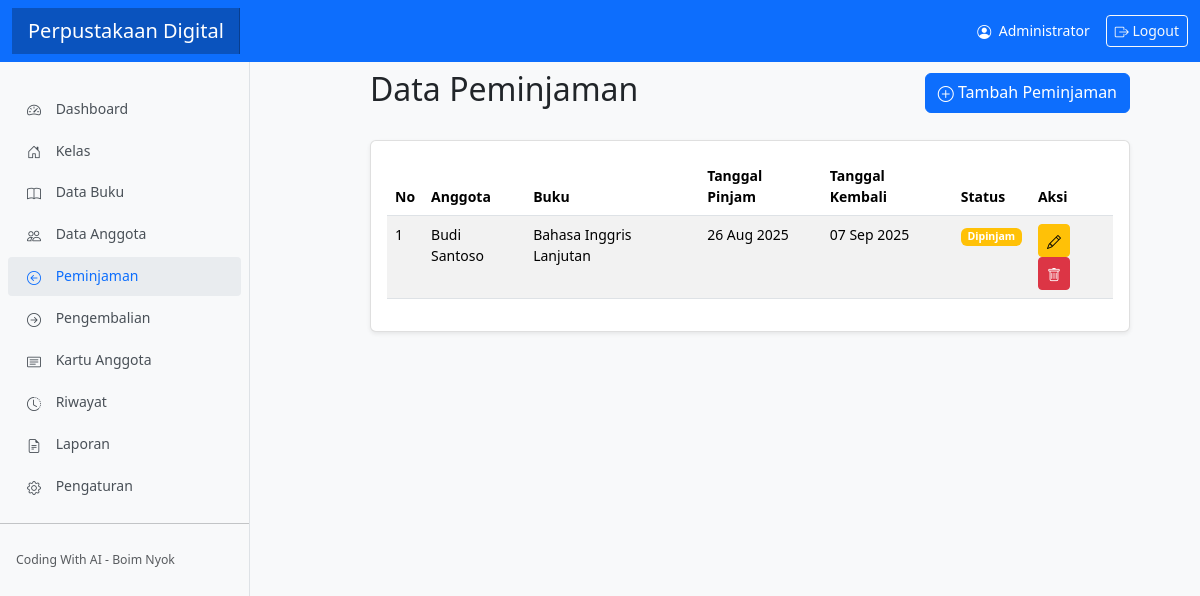
The app's page /modules/peminjaman/index.php (signed in) with its own data.
### tables this page shows
CREATE TABLE `peminjaman` (
  `id` int(11) NOT NULL,
  `id_anggota` int(11) NOT NULL,
  `id_buku` int(11) NOT NULL,
  `tanggal_pinjam` date NOT NULL,
  `tanggal_kembali` date DEFAULT NULL,
  `status` enum('Dipinjam','Dikembalikan') DEFAULT 'Dipinjam',
  `denda` int(11) DEFAULT 0,
  `created_at` timestamp NOT NULL DEFAULT current_timestamp()
);

CREATE TABLE `anggota` (
  `id` int(11) NOT NULL,
  `nis` varchar(20) NOT NULL,
  `nama` varchar(100) NOT NULL,
  `id_kelas` int(11) NOT NULL,
  `jenis_kelamin` enum('Laki-laki','Perempuan') NOT NULL,
  `alamat` text DEFAULT NULL,
  `no_telepon` varchar(15) DEFAULT NULL,
  `created_at` timestamp NOT NULL DEFAULT current_timestamp()
);

CREATE TABLE `buku` (
  `id` int(11) NOT NULL,
  `kode_buku` varchar(20) NOT NULL,
  `judul_buku` varchar(255) NOT NULL,
  `pengarang` varchar(100) NOT NULL,
  `penerbit` varchar(100) NOT NULL,
  `tahun_terbit` year(4) NOT NULL,
  `isbn` varchar(20) DEFAULT NULL,
  `jumlah` int(11) NOT NULL DEFAULT 0,
  `created_at` timestamp NOT NULL DEFAULT current_timestamp()
);

### modules/peminjaman/index.php (the view, shortened to what this page needs)
<?php
include_once '../../includes/header.php';
include_once '../../config/database.php';
$sql = "SELECT p.*, a.nama, b.judul_buku
        FROM peminjaman p
        JOIN anggota a ON p.id_anggota = a.id
        JOIN buku b ON p.id_buku = b.id
        ORDER BY p.created_at DESC";
$result = $conn->query($sql);
?>
<div class="main-content" style="margin-left: 50px; padding: 50px;">
    <div class="d-flex justify-content-between align-items-center mb-4">
        <h2>Data Peminjaman</h2>
        <a href="tambah.php" class="btn btn-primary"><i class="bi bi-plus-circle"></i> Tambah Peminjaman</a>
    </div>
    <div class="card">
        <div class="card-body">
            <div class="table-responsive">
                <table class="table table-striped table-hover">
                    <thead>
                        <tr>
                            <th>No</th>
                            <th>Anggota</th>
                            <th>Buku</th>
                            <th>Tanggal Pinjam</th>
                            <th>Tanggal Kembali</th>
                            <th>Status</th>
                            <th>Aksi</th>
                        </tr>
                    </thead>
                    <tbody>
                        <?php
                        $no = 1;
                        if ($result->num_rows > 0) {
                            while($row = $result->fetch_assoc()) {
                                $status_badge = $row['status'] == 'Dipinjam' ?
                                    '<span class="badge bg-warning">Dipinjam</span>' :
                                    '<span class="badge bg-success">Dikembalikan</span>';
                                echo "<tr>
                                        <td>".$no++."</td>
                                        <td>".$row['nama']."</td>
                                        <td>".$row['judul_buku']."</td>
                                        <td>".date('d M Y', strtotime($row['tanggal_pinjam']))."</td>
                                        <td>".($row['tanggal_kembali'] ? date('d M Y', strtotime($row['tanggal_kembali'])) : '-')."</td>
                                        <td>".$status_badge."</td>
                                        <td>
                                            <a href='edit.php?id=".$row['id']."' class='btn btn-sm btn-warning'><i class='bi bi-pencil'></i></a>
                                            <a href='hapus.php?id=".$row['id']."' class='btn btn-sm btn-danger' onclick='return confirm(\"Yakin ingin menghapus?\")'><i class='bi bi-trash'></i></a>
                                        </td>
                                      </tr>";
                            }
                        } else {
                            echo "<tr><td colspan='7' class='text-center'>Tidak ada data peminjaman</td></tr>";
                        }
                        ?>
                    </tbody>
                </table>
            </div>
        </div>
    </div>
</div>
<?php
include_once '../../includes/footer.php';
?>

### assets/css/style.css (style rules this page uses)
body { font-size: .875rem; background-color: #f8f9fa; }
.card { box-shadow: 0 0.125rem 0.25rem rgba(0, 0, 0, 0.075); border: 1px solid rgba(0, 0, 0, 0.125); margin-bottom: 1.5rem; }
.table th { border-top: none; font-weight: 600; }
.bi { display: inline-block; vertical-align: -.125em; }

### records on screen
peminjaman: id_anggota.nama "Budi Santoso", id_buku.judul_buku "Bahasa Inggris Lanjutan", tanggal_pinjam "26 Aug 2025", tanggal_kembali "07 Sep 2025", status "Dipinjam"

### other values on screen
$_SESSION['admin_nama'] "Administrator"
